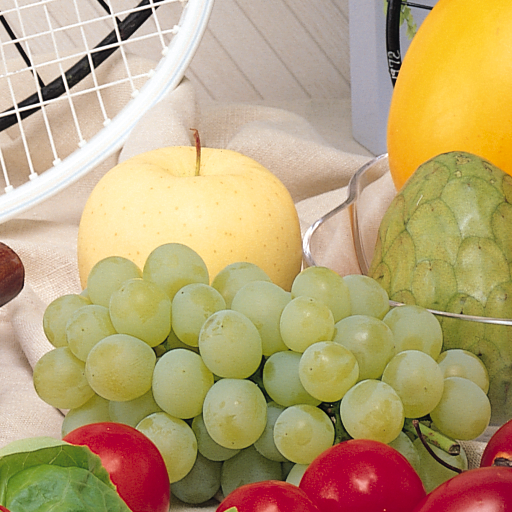
%> input picture excersiecs/RaAr7/11/fruits.png, 512 x 512 px
$ octave crp.m   (GNU Octave 9; MATLAB toolbox functions it lacks are replaced by stand-ins)
%> lines starting %> are read from the running program, lines starting %| are printed output that depends on the picture
clc;
clear all;
close all;
r1=100;r2=300;c1=100;c2=300;
image=rgb2gray(imread("d:/image-processing-class/benchmark/fruits.png"));
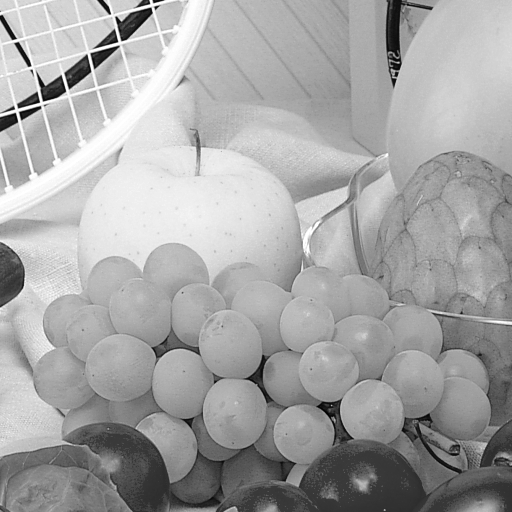
%> image: size 512x512 uint8; min 0, max 255, mean 164.8
subplot(1,2,1),imshow(image),title('asl');
row=(r2-r1);
col=((c2-c1));
crop=zeros(row,col,'uint8');

for i = 1:row
    for j = 1:col
        crop(i,j)=image((r1+i),(c1+j));
    end
end
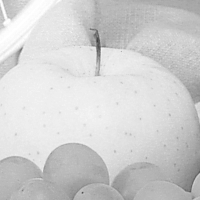
%> crop: size 200x200 uint8; min 58, max 255, mean 208.7
subplot(2,2,2),imshow(crop),title('corp1 ');
%method 2
%> (the run ends here)
